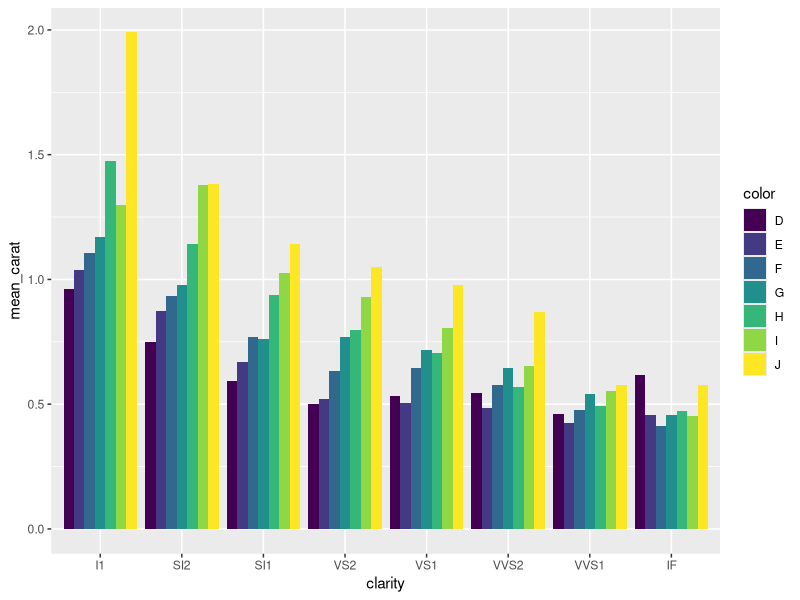

Source code (R):
## ---- chunk 1
require(dplyr)
require(tidyr)
require(ggplot2)

data("diamonds")

diamonds %>%
  filter(cut == "Ideal") %>%
  group_by(color, clarity) %>%
  summarise(mean_carat=mean(carat)) %>%
  ggplot(aes(x=clarity, y=mean_carat,fill=color)) + 
  geom_bar(stat="identity", position = "dodge")

